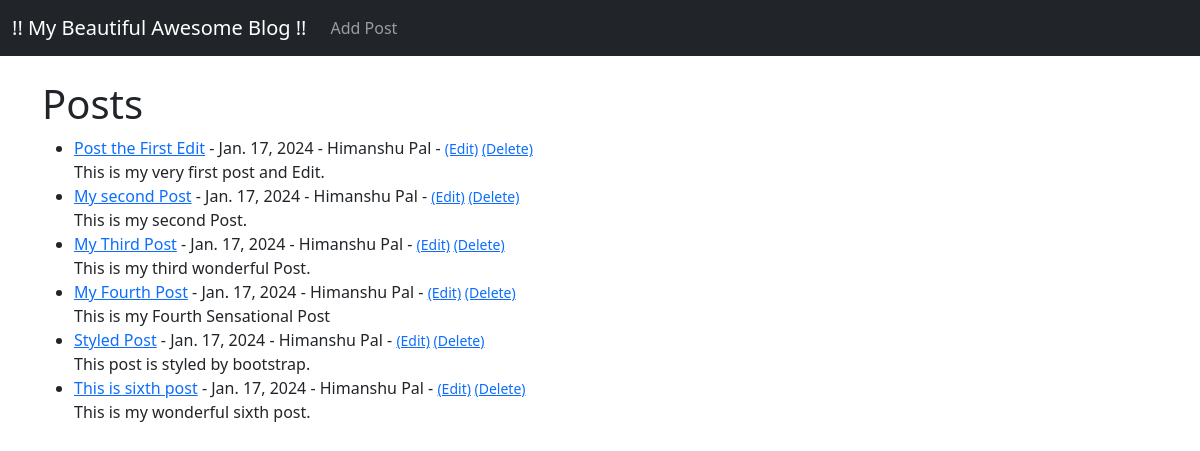
/, run on an earlier commit of the app's database.
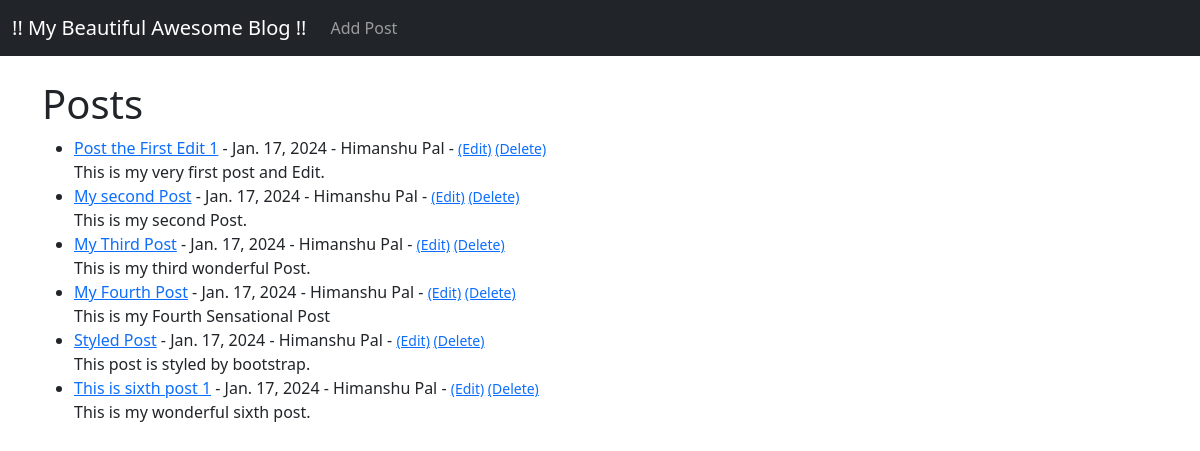
And on a later commit of the database.
### app/models.py (models this page shows, shortened)
class Post(models.Model):
    title = models.CharField(max_length=255)
    title_tag = models.CharField(max_length=255)
    author = models.ForeignKey(User,on_delete=models.CASCADE)
    body = models.TextField()
    post_date = models.DateField(auto_now_add=True)

### app/views.py (the view)
# urls.py: path('',HomeView.as_view(),name="home"),
class HomeView(ListView):
    model = Post
    template_name = 'home.html'
    ordering = ['-post_date']

### app/templates/home.html
{% extends 'base.html' %}
{% block content %}
        <h1>Posts</h1>
        <ul>
        {% for post in object_list %}
           <li><a href="{% url 'article-detail' post.pk %}">
           {{ post.title }}</a> - {{ post.post_date }} -
           {{ post.author.first_name }}
           {{ post.author.last_name }} -
           <small>
           <a href="{% url 'update_post' post.pk %}">(Edit)</a>
           <a href="{% url 'delete_post' post.pk %}">(Delete)</a>
           </small><br>
           {{ post.body }}
           </li>
        {% endfor %}
        </ul>
{% endblock %}

What changed in the data, as far as the page shows it:
changed Post "This is my very first post and Edit.": title "Post the First Edit" → "Post the First Edit 1"
changed Post "This is my wonderful sixth post.": title "This is sixth post" → "This is sixth post 1"
